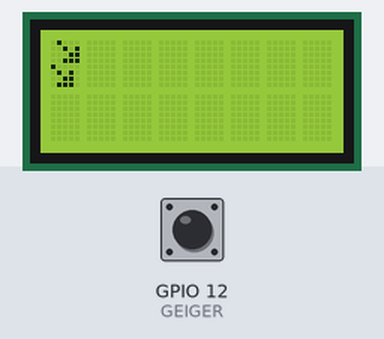
A sketch run on a simulated ESP8266 (NodeMCU). Shown: 8×2 character LCD. Inputs (shaded band) come from the test bench; at power-on: GPIO 12 (GEIGER) HIGH. What the sketch prints to the serial monitor is not drawn.

Above: at 0.1 s.
At 1.2 s:
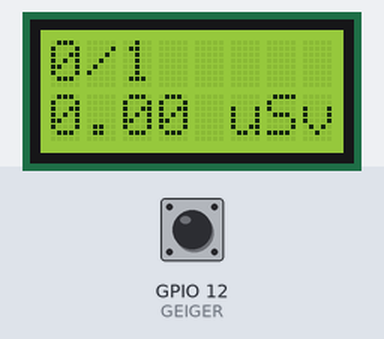
At 2.2 s:
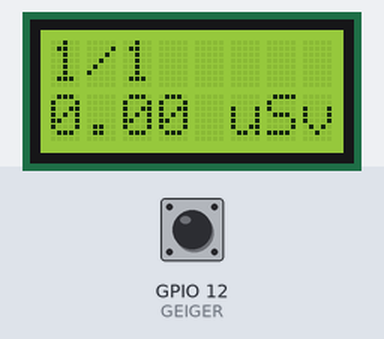

The sketch:

Psychopompus.ino
```cpp
#include <Wire.h>
#include <LiquidCrystal_I2C.h>
#define GEIGER 12
LiquidCrystal_I2C lcd(0x3F, 8, 2); //try 0x27 if it doesnt work
long refreshTimer = 0;
long cpmTimer = 0;
int dernr = -1;
int gammaTrigger = 0;
bool updateReading = 0;
int count = 0; // total
int cps = 0;
int cpm[61]; // buffer
int countpermin = -1;
int trigger_elapsed = -1;
long timer_triggered = 0;
byte radiationSymbol[] = {
  0x08,
  0x05,
  0x03,
  0x07,
  0x10,
  0x0A,
  0x06,
  0x0E
};

#if defined(__AVR_ATmega328P__) || defined(__AVR_ATmega168__)
const int esp = 0;
#endif
#if defined(ESP8266)
const int esp = 1;
#include <ESP8266WiFi.h>
#endif
const float conversion_index = 0.00468; //0.00468 for SI3BG, 0.0065 for M4011

/* Reference:
   For the conversion from Counts per Minute to microSieverts per Hour,
   Confer https://www.gqelectronicsllc.com/forum/topic.asp?TOPIC_ID=5357#:~:text=The%20estimated%20sensitivity%20of%20the%20SI-3BG%20tube%20is,sensitivity%20in%20the%20GMC-500%2B%20firmware%20%281%2F0.194%3D5.1546%20CPM%2F%20%28uSv%2Fh%29%29.
*/
void setup()
{
  //WiFi.forceSleepBegin(); //powersaving
  for (int i = 0; i < 61; i++)
  {
    cpm[i] = 0;
  }
  pinMode(GEIGER, INPUT);
  lcd.init();
  lcd.setBacklight(1);
  lcd.createChar(0, radiationSymbol);
  lcd.home();
  lcd.write(0);
  delay(1000);
  lcd.clear();
  Serial.begin(115200);
  Serial.println("Debug console");
}

void alertDisplay()
{
  lcd.setCursor(15, 1);
  lcd.write(0);
}

float uSvConvert(int rawcpm)
{
  if (rawcpm >= 0) {
    float result = conversion_index * rawcpm;
    return result;
  } else {
    //Calibrating measurements... Wait untill 1 minute runtime
    return (0);
  }
}

void gammaDetect()
{
  gammaTrigger = digitalRead(GEIGER);
  if (!gammaTrigger)
  {
    updateReading = 0;
  }
  if (gammaTrigger && !updateReading)
  {
    Serial.println("Detection");
    updateReading = 1;
    count++;
    cps++;
    timer_triggered = millis();
    alertDisplay();
  }
  countpermin = 0;
  for (int i = 0; i < 61; i++)
  {
    countpermin += cpm[i];
  }

  if (millis() - cpmTimer >= 1000)
  {
    dernr = cps;
    cps = 0;
    cpmTimer = millis();
  }
  int sec_d_min = (millis() / 1000) % 60;
  cpm[sec_d_min] = dernr;
  trigger_elapsed = ((millis() - timer_triggered) / 1000);
}

void lcdLayout(bool concise){
  lcd.clear();
  if (!concise){
      lcd.setCursor(0, 1);
      lcd.print("TTL ");
      lcd.print(count);
      lcd.setCursor(0, 0);
      lcd.print("CPM ");
      lcd.print(countpermin);
      lcd.setCursor(8, 0);
      lcd.print("uSv/h ");
      lcd.print(uSvConvert(countpermin));
      lcd.setCursor(8, 1);
      lcd.print("ELP ");
      if(trigger_elapsed<999)
      lcd.print(trigger_elapsed);
      else lcd.print("1k+");
      lcd.print("s");
  }else{
    lcd.setCursor(0, 0);
    lcd.print(countpermin);
    lcd.print("/");
    lcd.print(count);
    lcd.setCursor(0, 1);
    lcd.print(uSvConvert(countpermin));
    lcd.print(" uSv/h ");
    lcd.setCursor(11, 0);
    lcd.print(trigger_elapsed);
    lcd.print("s");
  }
}

void loop()
{
  gammaDetect();
  if (millis() - refreshTimer > 1000)
  {
    refreshTimer = millis();
    if (trigger_elapsed >= 0)
    {
      lcdLayout(1); // true = concise reading without descriptor to prevent display out of bounds, intended for long duration measurement or 0802 screen.
      Serial.print("TOTAL ");
      Serial.print(count);
      Serial.print(",     ELAPSED(s) ");
      Serial.print(trigger_elapsed);
      Serial.print(",     CPM ");
      Serial.print(countpermin);
      Serial.print(",     USV/H ");
      Serial.println(uSvConvert(countpermin));
    }
    else
    {
      //alertDisplay(); //obsolete
    }
  }
}
```

Measured:
- what the display in image 1 shows lasts 1.0 s, from 1.1 s to 2.1 s
- what the display in image 2 shows lasts 59.1 s, from 2.1 s to 61.2 s
